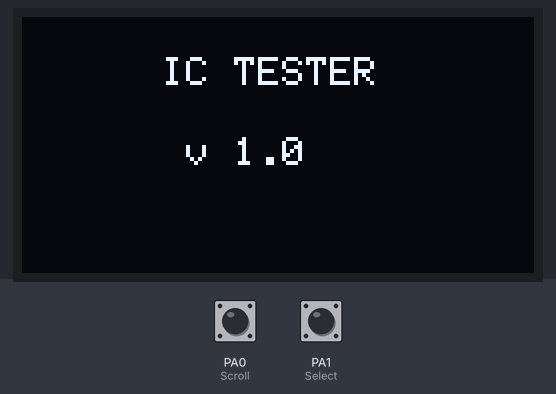
A sketch run on a simulated STM32 Blue Pill. Parts: 128×64 one-colour display. The test bench sets the inputs (shaded band); at power-on: PA0 (Scroll) HIGH, PA1 (Select) HIGH.

Above: at 4.2 s.
4.3 s: PA0 (Scroll) pulled LOW for 0.15 s
At 4.7 s:
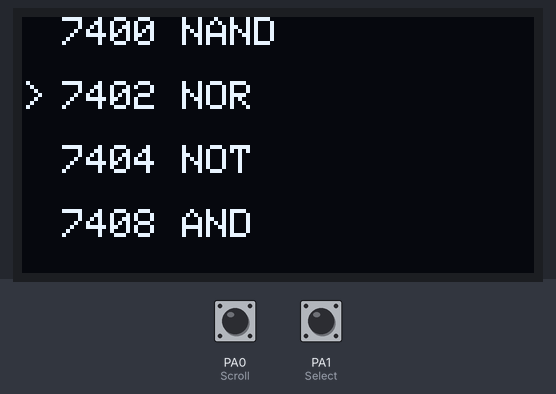
5.9 s: PA1 (Select) pulled LOW for 0.15 s
At 7.2 s:
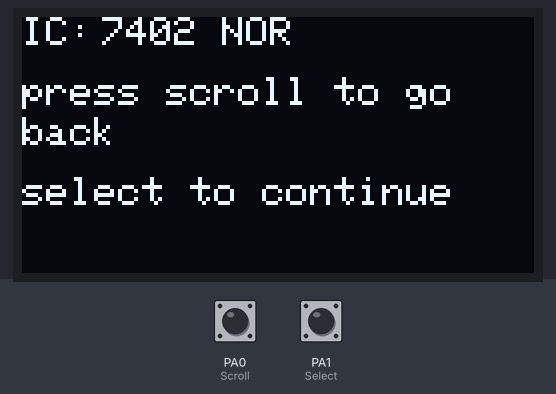
7.5 s: PA0 (Scroll) pulled LOW for 1 s
At 8.4 s:
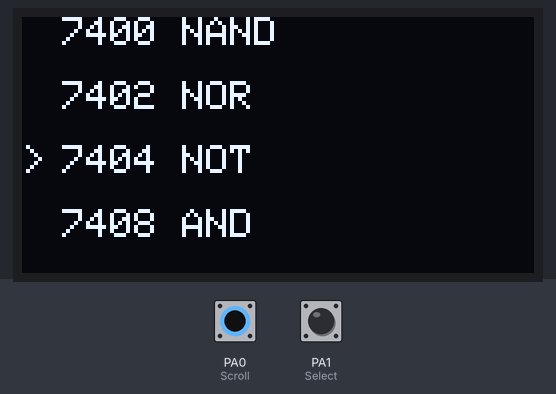
10.0 s: PA1 (Select) pulled LOW for 1 s
At 11.4 s:
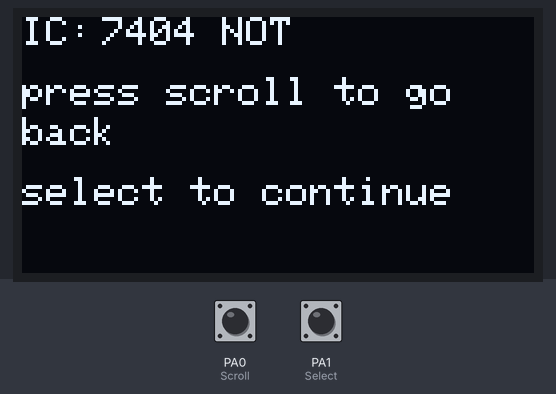
12.5 s: PA0 (Scroll) pulled LOW for 0.15 s
At 13.4 s:
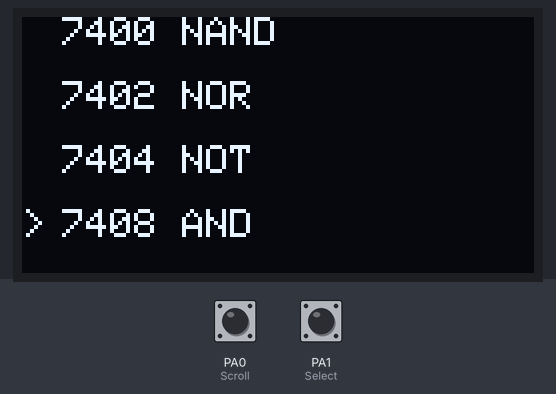
14.1 s: PA1 (Select) pulled LOW for 0.15 s
At 14.6 s:
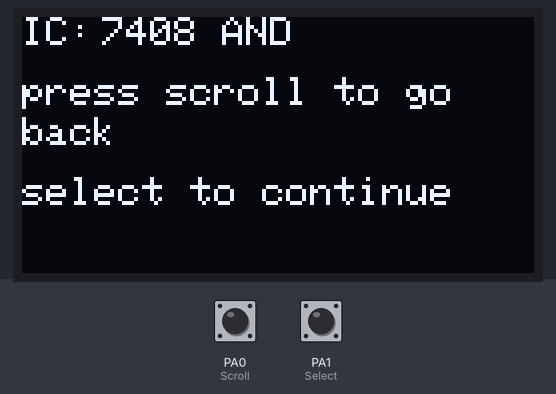
Timing chart, 0 to 16.7 s (numbered marks = the images above; inputs shaded):
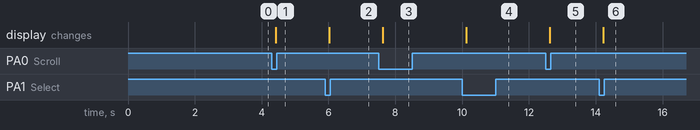

The sketch:

STM32_Code.ino
```cpp
#include<Wire.h>
#include<Adafruit_SSD1306.h>
#include<Adafruit_GFX.h>


#define SCREEN_WIDTH 128
#define SCREEN_HEIGHT 64
#define OLED_RESET -1

Adafruit_SSD1306 display(SCREEN_WIDTH, SCREEN_HEIGHT, &Wire, OLED_RESET);

#define Scroll PA0
#define Select PA1

const char* IClist[] = {
  "7400 NAND", "7402 NOR", "7404 NOT", "7408 AND",
  "7432 OR", "7486 XOR"
};

int totalIC = sizeof(IClist) / sizeof(IClist[0]);
bool Scrollpressed = false;
bool Selectpressed = false;
int currentIndex = 0;

int topindex = 0;
const int itemPerPage = 4;

bool inTestMode = false;

int ICindex = 0;


void setup() {

  pinMode(Scroll, INPUT_PULLUP);
  pinMode(Select, INPUT_PULLUP);


  Wire.begin();
  display.begin(SSD1306_SWITCHCAPVCC, 0X3C);
  display.clearDisplay();
  display.setTextColor(SSD1306_WHITE);
  display.setTextSize(1);
  display.setCursor(35, 10);
  display.print("IC TESTER");
  display.setCursor(35, 30);
  display.print(" v 1.0");
  display.display();
  delay(3000);
  display.clearDisplay();


}

void loop() {


handleMenuNavigation();
}

void showmenu()
{
  display.clearDisplay();
  display.setTextSize(1);

  for (int i = 0 ; i < itemPerPage; i++)
  {  ICindex = topindex + i;
    if (ICindex > totalIC ) break;

    int y = i * 16;
    display.setCursor(0, y);
    if ( ICindex == currentIndex )
    {
      display.print(">");

    }
    else {

      display.print(" ");
    }

    display.setCursor(10, y);
    display.print(IClist[ICindex]);


  }
  display.display();

}


void showSelectedIC(const char* ICname)
  { display.clearDisplay();
  display.setTextSize(1);
  display.setCursor(0,0);
  display.print("IC: ");

  display.setTextSize(1);
  display.setCursor(20,0);
  display.print(ICname);

   display.setTextSize(0.5);
   display.setCursor(0,15);
   display.print("press scroll to go");
   display.setCursor(0,25);
   display.print("back");
   display.setCursor(0,40);
   display.print("select to continue");
   display.display();


   if(digitalRead(Scroll)== LOW && !Scrollpressed)
   {delay(100);
   Scrollpressed = true;

   showmenu();
   }
   if (digitalRead(Select) == LOW && !Selectpressed)
   {delay(100);
   Selectpressed = true;
     display.clearDisplay();
    display.setTextSize(1);
    display.setCursor(0, 0);
    display.print("Running Test");
    display.display();
    delay(1000);
    }
    else{Selectpressed = false;
    Scrollpressed = false;}


  }


void handleMenuNavigation()
{

  if (digitalRead(Scroll) == LOW && !Scrollpressed)
  {
    delay(100);
    currentIndex = ( currentIndex + 1) % totalIC;
    Scrollpressed = true;


    if (currentIndex >= topindex + itemPerPage)
    {
      topindex ++;
    }
    if (currentIndex == 0)
    {
      topindex = 0;
    }

  showmenu();}
  if (digitalRead(Scroll == HIGH))
  {
    Scrollpressed = false;
  }


  if (digitalRead(Select) == LOW && !Selectpressed)
  {
    delay(100);
    Selectpressed = true;

    //showICDiagram();
    showSelectedIC(IClist[currentIndex]);


//    display.clearDisplay();
//    display.setTextSize(1);
//    display.setCursor(0, 0);
//    display.print("Wiring diagram");
//    display.display();
//    delay(1000);
  }
  if (digitalRead (Select) == HIGH)
  {
    Selectpressed = false;
  }
}

//
//void showICDiagram()
//{ if (ICindex = currentIndex){
//    display.clearDisplay();
//  display.setTextSize(1);
//  display.setCursor(0,0);
//  display.print(
//
//
//
//
//}
//}
```

Measured:
- after the input at 4.3 s, the display: changes after 0.13 s (image 1)
- after the input at 5.9 s, the display: changes after 0.13 s (image 2)
- after the input at 7.5 s, the display: changes after 0.13 s (image 3)
- after the input at 10.0 s, the display: changes after 0.13 s (image 4)
- after the input at 12.5 s, the display: changes after 0.13 s (image 5)
- after the input at 14.1 s, the display: changes after 0.13 s (image 6)
